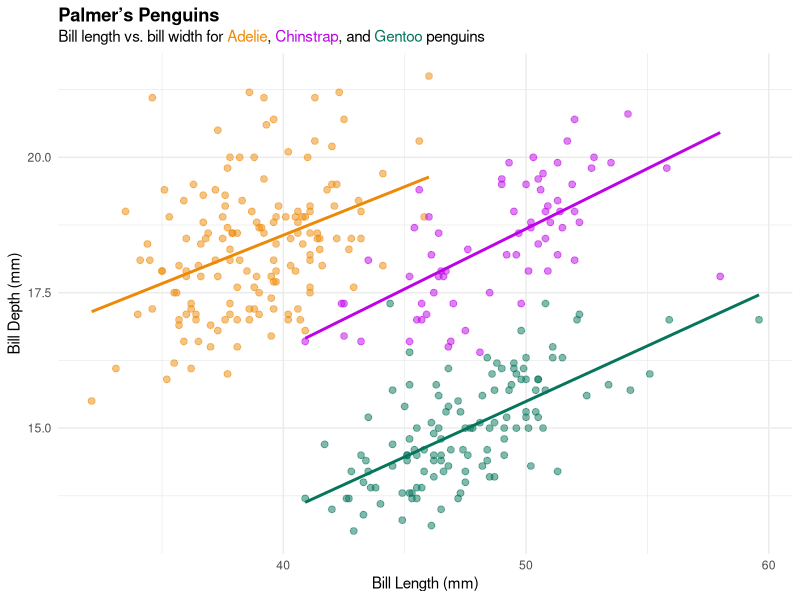

Recreate this plot in R.
### Penguins

#install.packages("palmerpenguins")

library(palmerpenguins)
head(penguins)

library(tidyverse)
library(ggtext) #remotes::install_github("wilkelab/ggtext")


ggplot(penguins, aes(x=bill_length_mm, y=bill_depth_mm,color=species))+
         geom_point(alpha=.5, size=2) +
         theme_minimal() +
#  scale_color_manual(values = c("#ed8907", "#be02e8", "#05755b"))
 scale_color_manual(
    name = NULL,
    values = c(Adelie = "#ed8907", Chinstrap = "#be02e8", Gentoo = "#05755b"),
   ) +
  labs(
    title = "**Palmer's Penguins**  
    <span style='font-size:11pt'>Bill length vs. bill width for 
    <span style='color:#ed8907;'>Adelie</span>, 
    <span style='color:#be02e8;'>Chinstrap</span>, and
    <span style='color:#05755b;'>Gentoo</span> penguins
    </span>",
    x = "Bill Length (mm)", y = "Bill Depth (mm)"
  ) +
  theme_minimal() +
  stat_smooth(method='lm',se=F)+
  theme(
    plot.title = element_markdown(lineheight = 1.1),
    legend.text = element_markdown(size = 11),
    legend.position = 'none'
  )
